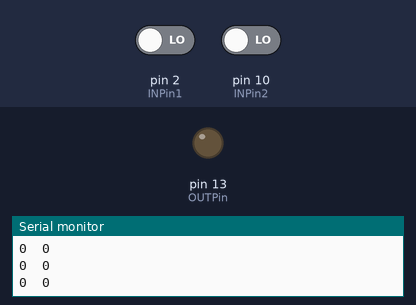
Bench run of a sketch on a simulated Arduino Uno, built with avr-gcc and run on an emulated ATmega328P. On the bench: output pins drawn as LEDs (lit = HIGH), the last lines printed to the serial monitor. The inputs (shaded band) are chosen by the test bench; at power-on: pin 10 (INPin2) LOW, pin 2 (INPin1) LOW.

Above: at 2.3 s.
2.4 s: pin 10 (INPin2) driven HIGH
At 3.0 s:
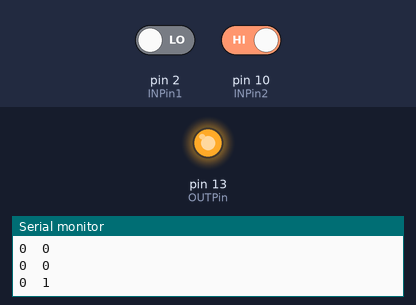
4.0 s: pin 10 (INPin2) driven LOW
At 5.4 s:
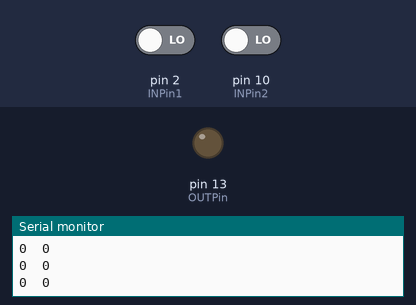
Timing chart, 0 to 7.0 s (numbered marks = the images above; inputs shaded):
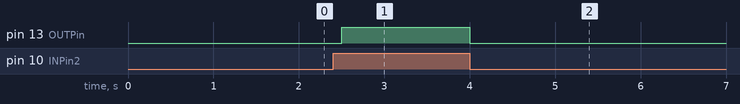

The sketch:

IR_elementz.ino
```cpp
/*
IR Sensor Sample Code
Author : Jayasenan
Company : Elementz Engineers Guild Pvt Ltd

Website: http://www.elementzonline.com
*/


#define OUTPin 13 // Onboard LED
#define INPin1 2 // 2 for IR1
#define INPin2 10 // 10 for IR2

void setup() {
 Serial.begin (9600);

 pinMode(OUTPin, OUTPUT); // Use LED indicator (if required)
  pinMode(INPin1, INPUT); // Use LED indicator (if required)
  pinMode(INPin2, INPUT); // Use LED indicator (if required)
}
int OUT;
void loop()
{
  delay(500);
  digitalWrite(OUTPin,LOW);
  // print the sensor values:
  OUT=digitalRead(INPin1);
  Serial.print(OUT);
  Serial.print("\t");
  OUT=digitalRead(INPin2);
  Serial.print(OUT);
  // print a tab between values:
  Serial.print("\n");
  if(OUT==1){
    digitalWrite(OUTPin,HIGH);
  }  }
```

Measured:
- after the input at 2.4 s, pin 13 (OUTPin): LOW → HIGH after 0.10 s
- after the input at 4.0 s, pin 13 (OUTPin): HIGH → LOW at once
